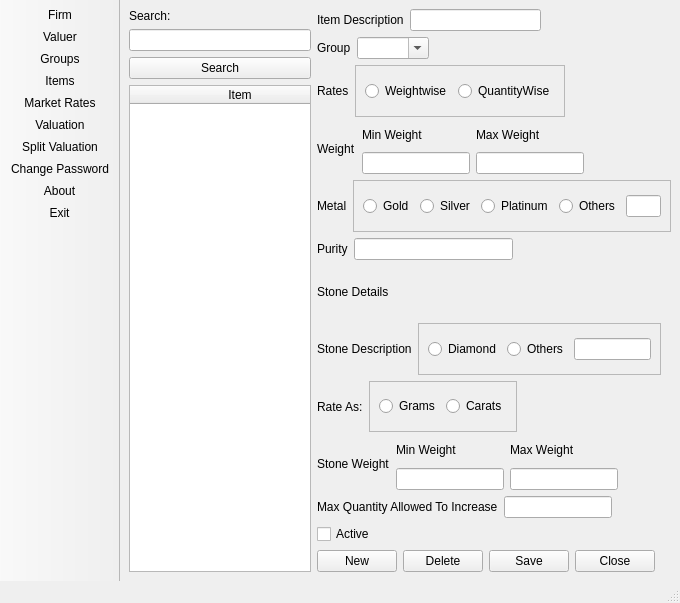
<?xml version="1.0" encoding="UTF-8"?>
<ui version="4.0">
 <class>MainWindow</class>
 <widget class="QMainWindow" name="MainWindow">
  <property name="geometry">
   <rect>
    <x>0</x>
    <y>0</y>
    <width>680</width>
    <height>603</height>
   </rect>
  </property>
  <property name="windowTitle">
   <string>MainWindow</string>
  </property>
  <widget class="QWidget" name="centralwidget">
   <layout class="QHBoxLayout" name="horizontalLayout_10">
    <item>
     <layout class="QHBoxLayout" name="horizontalLayout_9">
      <item>
       <layout class="QVBoxLayout" name="verticalLayout_7">
        <item>
         <layout class="QVBoxLayout" name="verticalLayout_6">
          <item>
           <widget class="QLabel" name="label_9">
            <property name="text">
             <string>Search:</string>
            </property>
           </widget>
          </item>
          <item>
           <widget class="QLineEdit" name="lineEdit_10"/>
          </item>
          <item>
           <widget class="QPushButton" name="pushButton_5">
            <property name="text">
             <string>Search</string>
            </property>
           </widget>
          </item>
         </layout>
        </item>
        <item>
         <widget class="QTableWidget" name="tableWidget">
          <property name="alternatingRowColors">
           <bool>true</bool>
          </property>
          <property name="showGrid">
           <bool>false</bool>
          </property>
          <property name="gridStyle">
           <enum>Qt::DotLine</enum>
          </property>
          <attribute name="horizontalHeaderDefaultSectionSize">
           <number>220</number>
          </attribute>
          <attribute name="horizontalHeaderShowSortIndicator" stdset="0">
           <bool>false</bool>
          </attribute>
          <attribute name="horizontalHeaderStretchLastSection">
           <bool>true</bool>
          </attribute>
          <attribute name="verticalHeaderHighlightSections">
           <bool>false</bool>
          </attribute>
          <column>
           <property name="text">
            <string>Item</string>
           </property>
          </column>
         </widget>
        </item>
       </layout>
      </item>
      <item>
       <layout class="QVBoxLayout" name="verticalLayout_3">
        <item>
         <layout class="QHBoxLayout" name="horizontalLayout">
          <item>
           <widget class="QLabel" name="label">
            <property name="text">
             <string>Item Description</string>
            </property>
           </widget>
          </item>
          <item>
           <widget class="QLineEdit" name="lineEdit_5"/>
          </item>
          <item>
           <spacer name="horizontalSpacer_2">
            <property name="orientation">
             <enum>Qt::Horizontal</enum>
            </property>
            <property name="sizeHint" stdset="0">
             <size>
              <width>40</width>
              <height>20</height>
             </size>
            </property>
           </spacer>
          </item>
         </layout>
        </item>
        <item>
         <layout class="QHBoxLayout" name="horizontalLayout_3">
          <item>
           <widget class="QLabel" name="label_10">
            <property name="text">
             <string>Group</string>
            </property>
           </widget>
          </item>
          <item>
           <widget class="QComboBox" name="comboBox">
            <property name="editable">
             <bool>true</bool>
            </property>
           </widget>
          </item>
          <item>
           <spacer name="horizontalSpacer_4">
            <property name="orientation">
             <enum>Qt::Horizontal</enum>
            </property>
            <property name="sizeType">
             <enum>QSizePolicy::Expanding</enum>
            </property>
            <property name="sizeHint" stdset="0">
             <size>
              <width>250</width>
              <height>20</height>
             </size>
            </property>
           </spacer>
          </item>
         </layout>
        </item>
        <item>
         <layout class="QHBoxLayout" name="horizontalLayout_4">
          <item>
           <widget class="QLabel" name="label_2">
            <property name="text">
             <string>Rates</string>
            </property>
           </widget>
          </item>
          <item>
           <widget class="QFrame" name="frame_4">
            <property name="frameShape">
             <enum>QFrame::StyledPanel</enum>
            </property>
            <property name="frameShadow">
             <enum>QFrame::Raised</enum>
            </property>
            <layout class="QHBoxLayout" name="horizontalLayout_19">
             <item>
              <widget class="QRadioButton" name="radioButton_3">
               <property name="text">
                <string>Weightwise</string>
               </property>
              </widget>
             </item>
             <item>
              <widget class="QRadioButton" name="radioButton_4">
               <property name="text">
                <string>QuantityWise</string>
               </property>
              </widget>
             </item>
            </layout>
           </widget>
          </item>
          <item>
           <spacer name="horizontalSpacer_5">
            <property name="orientation">
             <enum>Qt::Horizontal</enum>
            </property>
            <property name="sizeHint" stdset="0">
             <size>
              <width>40</width>
              <height>20</height>
             </size>
            </property>
           </spacer>
          </item>
         </layout>
        </item>
        <item>
         <layout class="QHBoxLayout" name="horizontalLayout_5">
          <item>
           <widget class="QLabel" name="label_4">
            <property name="text">
             <string>Weight</string>
            </property>
           </widget>
          </item>
          <item>
           <layout class="QVBoxLayout" name="verticalLayout">
            <item>
             <widget class="QLabel" name="label_3">
              <property name="text">
               <string>Min Weight</string>
              </property>
             </widget>
            </item>
            <item>
             <widget class="QLineEdit" name="lineEdit_3"/>
            </item>
           </layout>
          </item>
          <item>
           <layout class="QVBoxLayout" name="verticalLayout_2">
            <item>
             <widget class="QLabel" name="label_11">
              <property name="text">
               <string>Max Weight</string>
              </property>
             </widget>
            </item>
            <item>
             <widget class="QLineEdit" name="lineEdit_9"/>
            </item>
           </layout>
          </item>
          <item>
           <spacer name="horizontalSpacer_6">
            <property name="orientation">
             <enum>Qt::Horizontal</enum>
            </property>
            <property name="sizeHint" stdset="0">
             <size>
              <width>40</width>
              <height>20</height>
             </size>
            </property>
           </spacer>
          </item>
         </layout>
        </item>
        <item>
         <layout class="QHBoxLayout" name="horizontalLayout_6">
          <item>
           <widget class="QLabel" name="label_6">
            <property name="text">
             <string>Metal</string>
            </property>
           </widget>
          </item>
          <item>
           <widget class="QFrame" name="frame">
            <property name="frameShape">
             <enum>QFrame::StyledPanel</enum>
            </property>
            <property name="frameShadow">
             <enum>QFrame::Raised</enum>
            </property>
            <layout class="QHBoxLayout" name="horizontalLayout_16">
             <item>
              <widget class="QRadioButton" name="radioButton_11">
               <property name="text">
                <string>Gold</string>
               </property>
              </widget>
             </item>
             <item>
              <widget class="QRadioButton" name="radioButton_12">
               <property name="text">
                <string>Silver</string>
               </property>
              </widget>
             </item>
             <item>
              <widget class="QRadioButton" name="radioButton_13">
               <property name="text">
                <string>Platinum</string>
               </property>
              </widget>
             </item>
             <item>
              <widget class="QRadioButton" name="radioButton_14">
               <property name="text">
                <string>Others</string>
               </property>
              </widget>
             </item>
             <item>
              <widget class="QLineEdit" name="lineEdit"/>
             </item>
            </layout>
           </widget>
          </item>
         </layout>
        </item>
        <item>
         <layout class="QHBoxLayout" name="horizontalLayout_7">
          <item>
           <widget class="QLabel" name="label_5">
            <property name="text">
             <string>Purity</string>
            </property>
           </widget>
          </item>
          <item>
           <widget class="QLineEdit" name="lineEdit_4"/>
          </item>
          <item>
           <spacer name="horizontalSpacer">
            <property name="orientation">
             <enum>Qt::Horizontal</enum>
            </property>
            <property name="sizeHint" stdset="0">
             <size>
              <width>40</width>
              <height>20</height>
             </size>
            </property>
           </spacer>
          </item>
         </layout>
        </item>
        <item>
         <widget class="QLabel" name="label_15">
          <property name="text">
           <string>Stone Details</string>
          </property>
         </widget>
        </item>
        <item>
         <layout class="QHBoxLayout" name="horizontalLayout_8">
          <item>
           <widget class="QLabel" name="label_8">
            <property name="text">
             <string>Stone Description</string>
            </property>
           </widget>
          </item>
          <item>
           <widget class="QFrame" name="frame_2">
            <property name="frameShape">
             <enum>QFrame::StyledPanel</enum>
            </property>
            <property name="frameShadow">
             <enum>QFrame::Raised</enum>
            </property>
            <layout class="QHBoxLayout" name="horizontalLayout_17">
             <item>
              <widget class="QRadioButton" name="radioButton_9">
               <property name="text">
                <string>Diamond</string>
               </property>
              </widget>
             </item>
             <item>
              <widget class="QRadioButton" name="radioButton_10">
               <property name="text">
                <string>Others</string>
               </property>
              </widget>
             </item>
             <item>
              <widget class="QLineEdit" name="lineEdit_11"/>
             </item>
            </layout>
           </widget>
          </item>
          <item>
           <spacer name="horizontalSpacer_7">
            <property name="orientation">
             <enum>Qt::Horizontal</enum>
            </property>
            <property name="sizeHint" stdset="0">
             <size>
              <width>40</width>
              <height>20</height>
             </size>
            </property>
           </spacer>
          </item>
         </layout>
        </item>
        <item>
         <layout class="QHBoxLayout" name="horizontalLayout_2">
          <item>
           <widget class="QLabel" name="label_7">
            <property name="text">
             <string>Rate As:</string>
            </property>
           </widget>
          </item>
          <item>
           <widget class="QFrame" name="frame_3">
            <property name="frameShape">
             <enum>QFrame::StyledPanel</enum>
            </property>
            <property name="frameShadow">
             <enum>QFrame::Raised</enum>
            </property>
            <layout class="QHBoxLayout" name="horizontalLayout_18">
             <item>
              <widget class="QRadioButton" name="radioButton_7">
               <property name="text">
                <string>Grams</string>
               </property>
              </widget>
             </item>
             <item>
              <widget class="QRadioButton" name="radioButton_8">
               <property name="text">
                <string>Carats</string>
               </property>
              </widget>
             </item>
            </layout>
           </widget>
          </item>
          <item>
           <spacer name="horizontalSpacer_8">
            <property name="orientation">
             <enum>Qt::Horizontal</enum>
            </property>
            <property name="sizeHint" stdset="0">
             <size>
              <width>40</width>
              <height>20</height>
             </size>
            </property>
           </spacer>
          </item>
         </layout>
        </item>
        <item>
         <layout class="QHBoxLayout" name="horizontalLayout_12">
          <item>
           <widget class="QLabel" name="label_13">
            <property name="text">
             <string>Stone Weight</string>
            </property>
           </widget>
          </item>
          <item>
           <layout class="QHBoxLayout" name="horizontalLayout_11">
            <item>
             <layout class="QVBoxLayout" name="verticalLayout_4">
              <item>
               <widget class="QLabel" name="label_12">
                <property name="text">
                 <string>Min Weight</string>
                </property>
               </widget>
              </item>
              <item>
               <widget class="QLineEdit" name="lineEdit_2"/>
              </item>
             </layout>
            </item>
            <item>
             <layout class="QVBoxLayout" name="verticalLayout_5">
              <item>
               <widget class="QLabel" name="label_16">
                <property name="text">
                 <string>Max Weight</string>
                </property>
               </widget>
              </item>
              <item>
               <widget class="QLineEdit" name="lineEdit_7"/>
              </item>
             </layout>
            </item>
           </layout>
          </item>
          <item>
           <spacer name="horizontalSpacer_9">
            <property name="orientation">
             <enum>Qt::Horizontal</enum>
            </property>
            <property name="sizeHint" stdset="0">
             <size>
              <width>40</width>
              <height>20</height>
             </size>
            </property>
           </spacer>
          </item>
         </layout>
        </item>
        <item>
         <layout class="QHBoxLayout" name="horizontalLayout_13">
          <item>
           <widget class="QLabel" name="label_14">
            <property name="text">
             <string>Max Quantity Allowed To Increase</string>
            </property>
           </widget>
          </item>
          <item>
           <widget class="QLineEdit" name="lineEdit_6"/>
          </item>
          <item>
           <spacer name="horizontalSpacer_10">
            <property name="orientation">
             <enum>Qt::Horizontal</enum>
            </property>
            <property name="sizeHint" stdset="0">
             <size>
              <width>40</width>
              <height>20</height>
             </size>
            </property>
           </spacer>
          </item>
         </layout>
        </item>
        <item>
         <widget class="QCheckBox" name="checkBox">
          <property name="text">
           <string>Active</string>
          </property>
         </widget>
        </item>
        <item>
         <layout class="QHBoxLayout" name="horizontalLayout_14">
          <item>
           <widget class="QPushButton" name="pushButton">
            <property name="text">
             <string>New</string>
            </property>
           </widget>
          </item>
          <item>
           <widget class="QPushButton" name="pushButton_2">
            <property name="text">
             <string>Delete</string>
            </property>
           </widget>
          </item>
          <item>
           <widget class="QPushButton" name="pushButton_3">
            <property name="text">
             <string>Save</string>
            </property>
           </widget>
          </item>
          <item>
           <widget class="QPushButton" name="pushButton_4">
            <property name="text">
             <string>Close</string>
            </property>
           </widget>
          </item>
          <item>
           <spacer name="horizontalSpacer_3">
            <property name="orientation">
             <enum>Qt::Horizontal</enum>
            </property>
            <property name="sizeHint" stdset="0">
             <size>
              <width>40</width>
              <height>20</height>
             </size>
            </property>
           </spacer>
          </item>
         </layout>
        </item>
       </layout>
      </item>
     </layout>
    </item>
    <item>
     <spacer name="horizontalSpacer_12">
      <property name="orientation">
       <enum>Qt::Horizontal</enum>
      </property>
      <property name="sizeHint" stdset="0">
       <size>
        <width>40</width>
        <height>20</height>
       </size>
      </property>
     </spacer>
    </item>
    <item>
     <spacer name="horizontalSpacer_11">
      <property name="orientation">
       <enum>Qt::Horizontal</enum>
      </property>
      <property name="sizeHint" stdset="0">
       <size>
        <width>40</width>
        <height>20</height>
       </size>
      </property>
     </spacer>
    </item>
   </layout>
  </widget>
  <widget class="QMenuBar" name="menubar">
   <property name="geometry">
    <rect>
     <x>0</x>
     <y>0</y>
     <width>680</width>
     <height>22</height>
    </rect>
   </property>
  </widget>
  <widget class="QStatusBar" name="statusbar"/>
  <widget class="QToolBar" name="toolBar">
   <property name="windowTitle">
    <string>toolBar</string>
   </property>
   <property name="movable">
    <bool>false</bool>
   </property>
   <attribute name="toolBarArea">
    <enum>LeftToolBarArea</enum>
   </attribute>
   <attribute name="toolBarBreak">
    <bool>false</bool>
   </attribute>
   <addaction name="actionFirm"/>
   <addaction name="actionValuer"/>
   <addaction name="actionGroups"/>
   <addaction name="actionItems"/>
   <addaction name="actionMarket_Rates"/>
   <addaction name="actionValuation"/>
   <addaction name="actionSplit_Valuation"/>
   <addaction name="actionChange_Password"/>
   <addaction name="actionAbout"/>
   <addaction name="actionExit"/>
  </widget>
  <action name="actionFirm">
   <property name="icon">
    <iconset resource="toolbar.qrc">
     <normaloff>:/icons/icons8-organization-50.png</normaloff>:/icons/icons8-organization-50.png</iconset>
   </property>
   <property name="text">
    <string>Firm</string>
   </property>
   <property name="toolTip">
    <string>Firm</string>
   </property>
   <property name="shortcut">
    <string>Alt+F</string>
   </property>
  </action>
  <action name="actionValuer">
   <property name="icon">
    <iconset resource="toolbar.qrc">
     <normaloff>:/icons/icons8-user-50.png</normaloff>:/icons/icons8-user-50.png</iconset>
   </property>
   <property name="text">
    <string>Valuer</string>
   </property>
   <property name="toolTip">
    <string>Valuer</string>
   </property>
   <property name="shortcut">
    <string>Alt+V</string>
   </property>
  </action>
  <action name="actionGroups">
   <property name="icon">
    <iconset resource="toolbar.qrc">
     <normaloff>:/icons/icons8-list-50.png</normaloff>:/icons/icons8-list-50.png</iconset>
   </property>
   <property name="text">
    <string>Groups</string>
   </property>
   <property name="toolTip">
    <string>Groups</string>
   </property>
   <property name="shortcut">
    <string>Alt+G</string>
   </property>
  </action>
  <action name="actionItems">
   <property name="icon">
    <iconset resource="toolbar.qrc">
     <normaloff>:/icons/icons8-ring-50.png</normaloff>:/icons/icons8-ring-50.png</iconset>
   </property>
   <property name="text">
    <string>Items</string>
   </property>
   <property name="toolTip">
    <string>Items</string>
   </property>
   <property name="shortcut">
    <string>Alt+I</string>
   </property>
  </action>
  <action name="actionMarket_Rates">
   <property name="icon">
    <iconset resource="toolbar.qrc">
     <normaloff>:/icons/icons8-us-dollar-50.png</normaloff>:/icons/icons8-us-dollar-50.png</iconset>
   </property>
   <property name="text">
    <string>Market Rates</string>
   </property>
   <property name="toolTip">
    <string>Market Rates</string>
   </property>
   <property name="shortcut">
    <string>Alt+M</string>
   </property>
  </action>
  <action name="actionValuation">
   <property name="icon">
    <iconset resource="toolbar.qrc">
     <normaloff>:/icons/icons8-contract-50.png</normaloff>:/icons/icons8-contract-50.png</iconset>
   </property>
   <property name="text">
    <string>Valuation</string>
   </property>
   <property name="toolTip">
    <string>Valuation</string>
   </property>
   <property name="shortcut">
    <string>Alt+A</string>
   </property>
  </action>
  <action name="actionChange_Password">
   <property name="icon">
    <iconset resource="toolbar.qrc">
     <normaloff>:/icons/icons8-password-50.png</normaloff>:/icons/icons8-password-50.png</iconset>
   </property>
   <property name="text">
    <string>Change Password</string>
   </property>
   <property name="toolTip">
    <string>Change Password</string>
   </property>
   <property name="shortcut">
    <string>Alt+P</string>
   </property>
  </action>
  <action name="actionAbout">
   <property name="icon">
    <iconset resource="toolbar.qrc">
     <normaloff>:/icons/icons8-about-50.png</normaloff>:/icons/icons8-about-50.png</iconset>
   </property>
   <property name="text">
    <string>About</string>
   </property>
   <property name="toolTip">
    <string>About</string>
   </property>
   <property name="shortcut">
    <string>Alt+B</string>
   </property>
  </action>
  <action name="actionExit">
   <property name="icon">
    <iconset resource="toolbar.qrc">
     <normaloff>:/icons/icons8-exit-50.png</normaloff>:/icons/icons8-exit-50.png</iconset>
   </property>
   <property name="text">
    <string>Exit</string>
   </property>
   <property name="toolTip">
    <string>Exit</string>
   </property>
   <property name="shortcut">
    <string>Esc</string>
   </property>
  </action>
  <action name="actionSplit_Valuation">
   <property name="icon">
    <iconset resource="../../Evaluation Report Software/Valuation Main/toolbar.qrc">
     <normaloff>:/icons/icons8-separate-document-50.png</normaloff>:/icons/icons8-separate-document-50.png</iconset>
   </property>
   <property name="text">
    <string>Split Valuation</string>
   </property>
  </action>
 </widget>
 <resources>
  <include location="toolbar.qrc"/>
  <include location="../../Evaluation Report Software/Valuation Main/toolbar.qrc"/>
 </resources>
 <connections/>
</ui>
